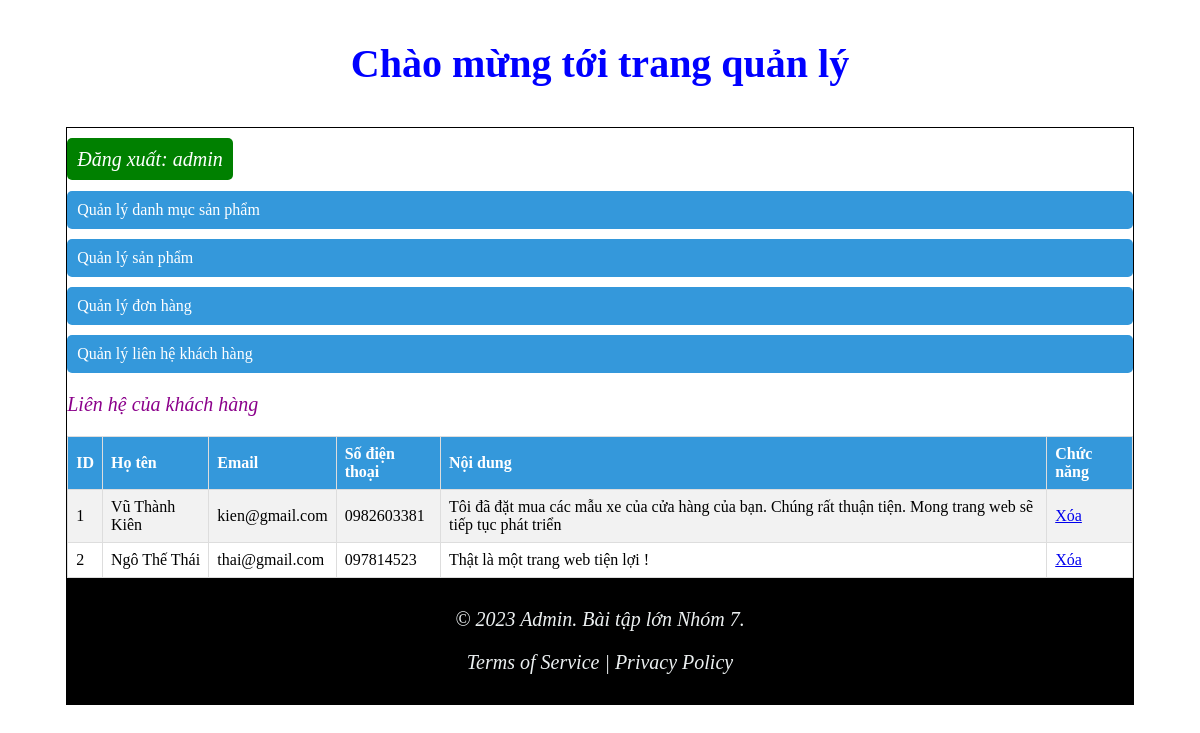
Screenshot of /admin/index.php?action=quanlylienhe&query=lietke (signed in) with the database file from the repository.
### tables this page shows
CREATE TABLE `lienhe` (
  `id` int(11) NOT NULL,
  `hoten` varchar(100) NOT NULL,
  `email` varchar(100) NOT NULL,
  `sodienthoai` varchar(50) NOT NULL,
  `noidung` text NOT NULL
);

### admin/modules/quanlylienhe/lietke.php (the view)
<?php
    $sql = "select * from lienhe";
    $query = mysqli_query($connect,$sql);
?>
<p>Liên hệ của khách hàng</p>
<table width = "100%" border = "1" style="border-collapse: collapse;">
    <form action="modules/quanlydanhmuc/xuly.php" method="POST">
        <tr>
            <th>ID</th>
            <th>Họ tên</th>
            <th>Email</th>
            <th>Số điện thoại</th>
            <th>Nội dung</th>
            <th>Chức năng</th>
        </tr>
        <?php
        $i = 0;
        while($row = mysqli_fetch_array($query)){
            $i++;
        ?>
            <tr>
                <td><?php echo $i?></td>
                <td><?php echo $row['hoten']?></td>
                <td><?php echo $row['email']?></td>
                <td><?php echo $row['sodienthoai']?></td>
                <td><?php echo $row['noidung']?></td>
                <td>
                    <a href="modules/quanlylienhe/xuly.php?id=<?php echo $row['id']?>">Xóa</a>
                </td>
            </tr>
        <?php
        }
        ?>
    </form>
</table>

### css/admin_table.css (style rules this page uses)
table { width: 100%; border-collapse: collapse; margin-top: 20px; }
th, td { border: 1px solid #ddd; padding: 8px; text-align: left; }
th { background-color: #3498db; color: #fff; }
tr:nth-child(even) { background-color: #f2f2f2; }
p { font-size: 20px; color: darkmagenta; font-family: Cambria, Cochin, Georgia, Times, 'Times New Roman', serif; font-style: italic; }

### rows the page displays
lienhe: hoten "Vũ Thành Kiên", email "kien@gmail.com", sodienthoai "0982603381", noidung "Tôi đã đặt mua các mẫu xe của cửa hàng của bạn. Chúng rất thuận tiện. Mong trang web sẽ tiếp tục phát triển"
lienhe: hoten "Ngô Thế Thái", email "thai@gmail.com", sodienthoai "097814523", noidung "Thật là một trang web tiện lợi !"

### other values shown
$_SESSION['login'] "admin"
